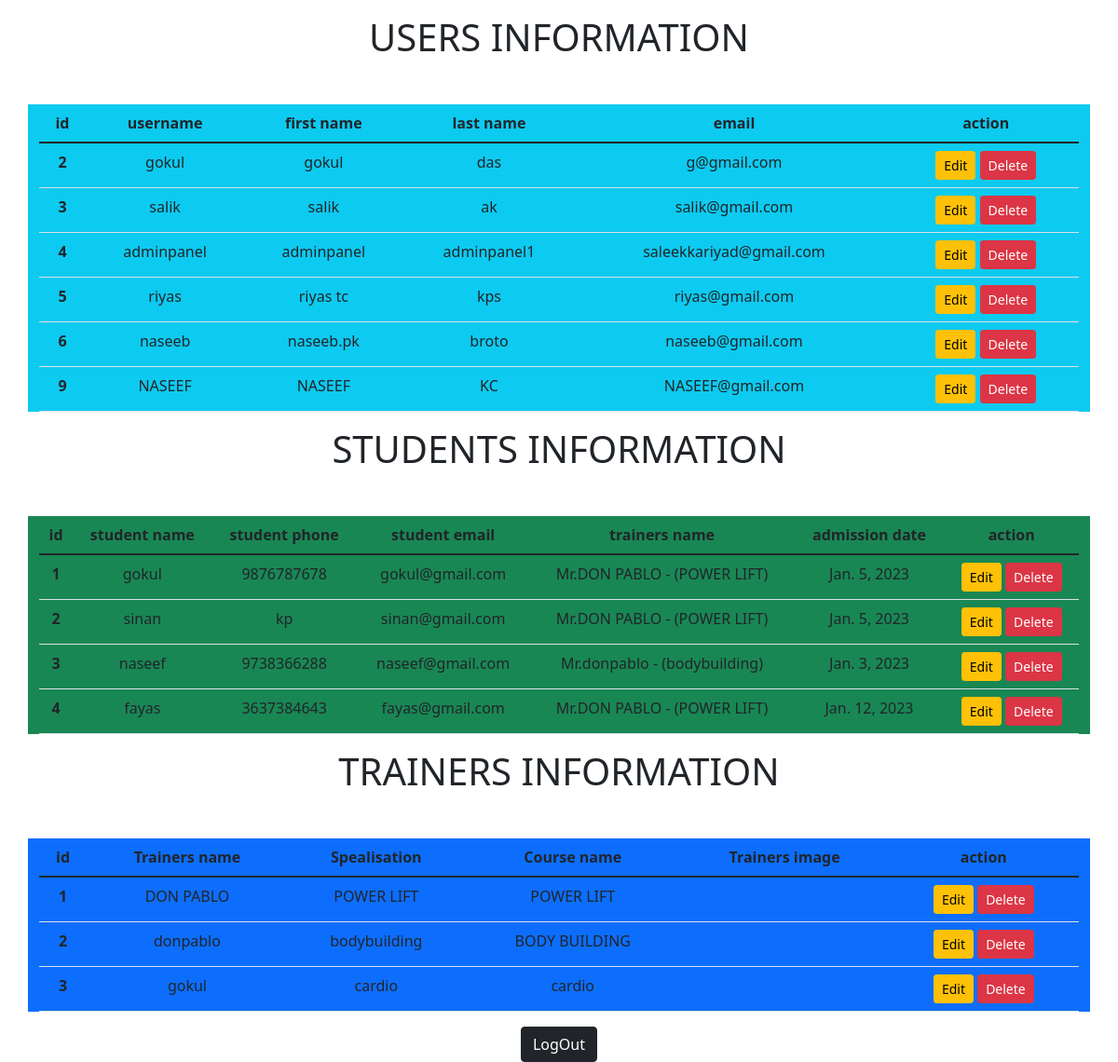
Page /adminhome/ (signed in) on the committed database.
### home/models.py (models this page shows)
class Admissions(models.Model):
    s_name = models.CharField(max_length=255)
    s_phone = models.CharField(max_length=10)
    s_email = models.EmailField()
    trainers_name = models.ForeignKey(Trainers, on_delete=models.CASCADE)
    admission_date = models.DateField()
    started_on = models.DateField(auto_now=True)

class Trainers(models.Model):
    trainers_name = models.CharField(max_length=255)
    trainers_spec = models.CharField(max_length=255)
    course_name = models.ForeignKey(Course, on_delete=models.CASCADE)
    trainers_image = models.ImageField(upload_to='trainers')
    def __str__(self):
         return 'Mr.' + self.trainers_name + ' - (' + self.trainers_spec + ')'

class Course(models.Model):
    course_name = models.CharField(max_length=100)
    course_description = models.TextField()
    def __str__(self):
         return self.course_name

### adminpanel/views.py (the view)
# urls.py: path('adminhome/', views.adminhome, name='adminhome'),
def adminhome(request):
    if 'username' in request.session:
        seb = User.objects.all()
        admission = Admissions.objects.all()
        trainers = Trainers.objects.all()
        dict_obj = {
            'seb': seb,
            'admission': admission,
            'trainers': trainers
        }
        return render(request, 'adminhome.html', dict_obj)
    else:
        return redirect('adminlogin')

### templates/adminhome.html (shortened to what this page needs)
{% load static %}
<!DOCTYPE html>
<html>
    <head>
        <link rel="stylesheet"
        href=" https://cdn.jsdelivr.net/npm/bootstrap@5.1.3/dist/css/bootstrap.min.css ">
        <link rel="stylesheet"
        href="https://use.fontawesome.com/releases/v5.2.0/css/all.css">
        <link rel="stylesheet" href="">
    </head>
    <body>
        <h1 class="text-center mt-3">USERS INFORMATION</h1>
        <div class= " container text-center bg-info mt-5">
            {% if seb %}
         <table class="table">
            <thead>
              <tr>
                <th scope="col">id</th>
                <th scope="col">username</th>
                <th scope="col">first name</th>
                <th scope="col">last name</th>
                <th scope="col">email</th>
                <th scope="col">action</th>
              </tr>
            </thead>
            <tbody>
                {% for i in seb%}
              <tr>
                <th scope="row">{{i.id}}</th>
                <td>{{i.username}}</td>
                <td>{{i.first_name}}</td>
                <td>{{i.last_name}}</td>
                <td>{{i.email}}</td>
                <td>
                    <a href="{% url 'updatedata' i.id %}" class="btn btn-warning btn-sm">Edit</a>
                    <form  class="d-inline" action ="{%url 'deletedata' i.id %}" method="post">
                        <input type = "submit"  class = "btn btn-danger btn-sm" value = "Delete">
                    </form>
                </td>
              </tr>
              {% endfor %}
            </tbody>
          </table>
          {% else %}
          <h4 class= "text-center">No records</h4>
          {% endif %}
        </div>
        <h1 class = 'text-center mt-3'>STUDENTS INFORMATION</h1>
        <div class= " container text-center bg-success mt-5">
          {% if admission %}
       <table class="table">
          <thead>
            <tr>
              <th scope="col">id</th>
              <th scope="col">student name</th>
              <th scope="col">student phone</th>
              <th scope="col">student email</th>
              <th scope="col">trainers name</th>
              <th scope="col">admission date</th>
              <th scope="col">action</th>
            </tr>
          </thead>
          <tbody>
              {% for i in admission%}
            <tr>
              <th scope="row">{{i.id}}</th>
              <td>{{i.s_name}}</td>
              <td>{{i.s_phone}}</td>
              <td>{{i.s_email}}</td>
              <td>{{i.trainers_name}}</td>
              <td>{{i.admission_date}}</td>
              <td>
                  <a href="{% url 'updatedata' i.id %}" class="btn btn-warning btn-sm">Edit</a>
                  <form  class="d-inline" action ="{%url 'deletedata' i.id %}" method="post">
                      <input type = "submit"  class = "btn btn-danger btn-sm" value = "Delete">
                  </form>
              </td>
            </tr>
            {% endfor %}
          </tbody>
        </table>
        {% else %}
        <h4 class= "text-center">No records</h4>
        {% endif %}
      </div>
      <h1 class = 'text-center mt-3'>TRAINERS INFORMATION</h1>
      <div class= " container text-center bg-primary mt-5">
        {% if trainers %}
     <table class="table">
        <thead>
          <tr>
            <th scope="col">id</th>
            <th scope="col">Trainers name</th>
            <th scope="col">Spealisation</th>
            <th scope="col">Course name</th>
            <th scope="col">Trainers image</th>
            <th scope="col">action</th>
          </tr>
        </thead>
        <tbody>
            {% for i in trainers %}
          <tr>
            <th scope="row">{{i.id}}</th>
            <td>{{i.trainers_name}}</td>
            <td>{{i.trainers_spec}}</td>
            <td>{{i.course_name}}</td>
            <td><img src="{{i.doc_image.url}}" height="80px"></td>
            <td>
                <a href="{% url 'updatedata' i.id %}" class="btn btn-warning btn-sm">Edit</a>
                <form  class="d-inline" action ="{%url 'deletedata' i.id %}" method="post">
                    <input type = "submit"  class = "btn btn-danger btn-sm" value = "Delete">
                </form>
            </td>
          </tr>
          {% endfor %}
        </tbody>
      </table>
      {% else %}
      <h4 class= "text-center">No records</h4>
      {% endif %}
    </div>
        <div class = "text-center">
        <a class="btn btn-dark btn-md text-center" href="{% url 'adminlogout' %}">LogOut</a>
        </div>
    </body>
</html>

### rows in the picture
Admissions: id "1", s_name "gokul", s_phone "9876787678", s_email "gokul@gmail.com", trainers_name "Mr.DON PABLO - (POWER LIFT)", admission_date "Jan. 5, 2023"
Admissions: id "2", s_name "sinan", s_phone "kp", s_email "sinan@gmail.com", trainers_name "Mr.DON PABLO - (POWER LIFT)", admission_date "Jan. 5, 2023"
Admissions: id "3", s_name "naseef", s_phone "9738366288", s_email "naseef@gmail.com", trainers_name "Mr.donpablo - (bodybuilding)", admission_date "Jan. 3, 2023"
Admissions: id "4", s_name "fayas", s_phone "3637384643", s_email "fayas@gmail.com", trainers_name "Mr.DON PABLO - (POWER LIFT)", admission_date "Jan. 12, 2023"
Trainers: id "1", trainers_name "DON PABLO", trainers_spec "POWER LIFT", course_name "POWER LIFT"
Trainers: id "2", trainers_name "donpablo", trainers_spec "bodybuilding", course_name "BODY BUILDING"
Trainers: id "3", trainers_name "gokul", trainers_spec "cardio", course_name "cardio"

### other values in the picture
{{ i.id }} "2"
{{ i.username }} "gokul"
{{ i.first_name }} "gokul"
{{ i.last_name }} "das"
{{ i.email }} "g@gmail.com"
{{ i.id }} "3"
{{ i.username }} "salik"
{{ i.first_name }} "salik"
{{ i.last_name }} "ak"
{{ i.email }} "salik@gmail.com"
{{ i.id }} "4"
{{ i.username }} "adminpanel"
{{ i.first_name }} "adminpanel"
{{ i.last_name }} "adminpanel1"
{{ i.email }} "saleekkariyad@gmail.com"
